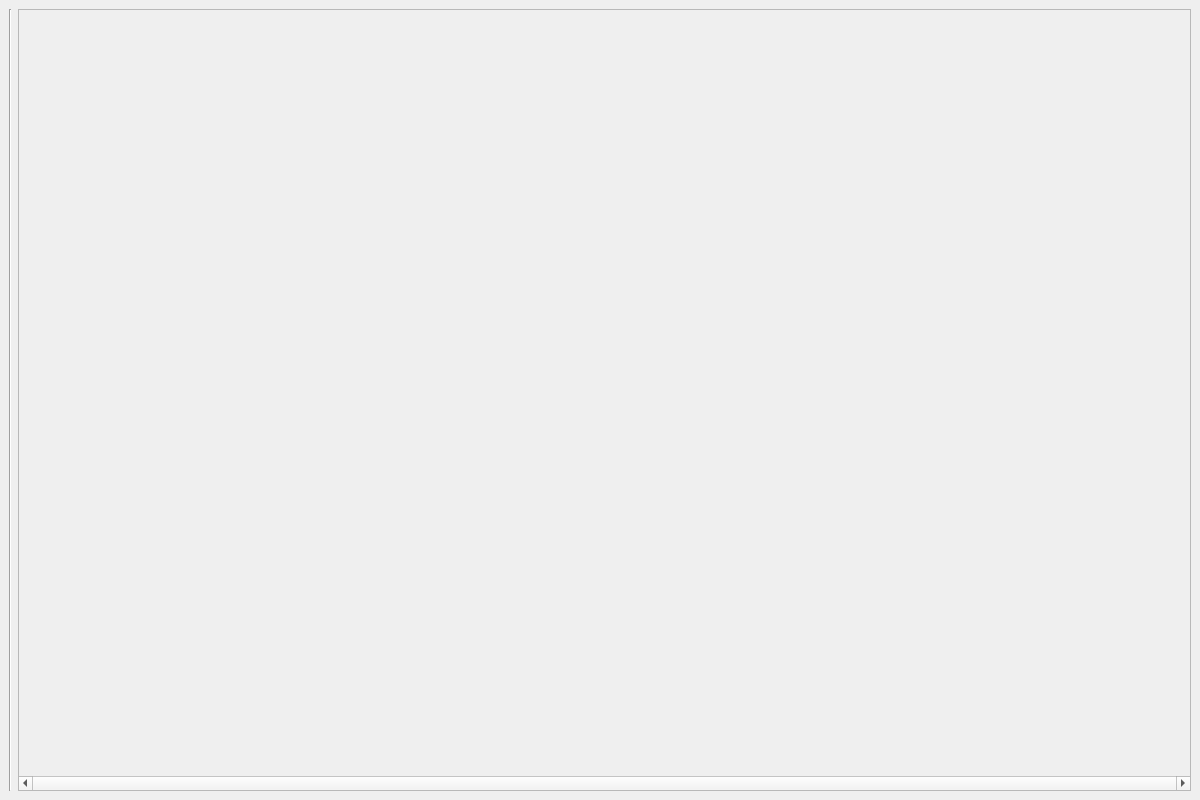
<?xml version="1.0" encoding="UTF-8"?>
<ui version="4.0">
 <class>MainWindow</class>
 <widget class="QMainWindow" name="MainWindow">
  <property name="geometry">
   <rect>
    <x>0</x>
    <y>0</y>
    <width>1200</width>
    <height>800</height>
   </rect>
  </property>
  <property name="windowTitle">
   <string>MainWindow</string>
  </property>
  <widget class="QWidget" name="centralwidget">
   <layout class="QGridLayout" name="gridLayout">
    <item row="0" column="0">
     <layout class="QHBoxLayout" name="horizontalLayout" stretch="1,0,3">
      <item>
       <layout class="QGridLayout" name="doctorLayout"/>
      </item>
      <item>
       <widget class="Line" name="line">
        <property name="orientation">
         <enum>Qt::Vertical</enum>
        </property>
       </widget>
      </item>
      <item>
       <widget class="QScrollArea" name="scrollArea">
        <property name="verticalScrollBarPolicy">
         <enum>Qt::ScrollBarAlwaysOff</enum>
        </property>
        <property name="horizontalScrollBarPolicy">
         <enum>Qt::ScrollBarAlwaysOn</enum>
        </property>
        <property name="widgetResizable">
         <bool>true</bool>
        </property>
        <widget class="QWidget" name="scrollAreaWidgetContents_3">
         <property name="geometry">
          <rect>
           <x>0</x>
           <y>0</y>
           <width>872</width>
           <height>761</height>
          </rect>
         </property>
         <layout class="QHBoxLayout" name="horizontalLayout_3">
          <item>
           <layout class="QGridLayout" name="gridLayout_2"/>
          </item>
         </layout>
        </widget>
       </widget>
      </item>
     </layout>
    </item>
   </layout>
  </widget>
 </widget>
 <resources/>
 <connections/>
</ui>
